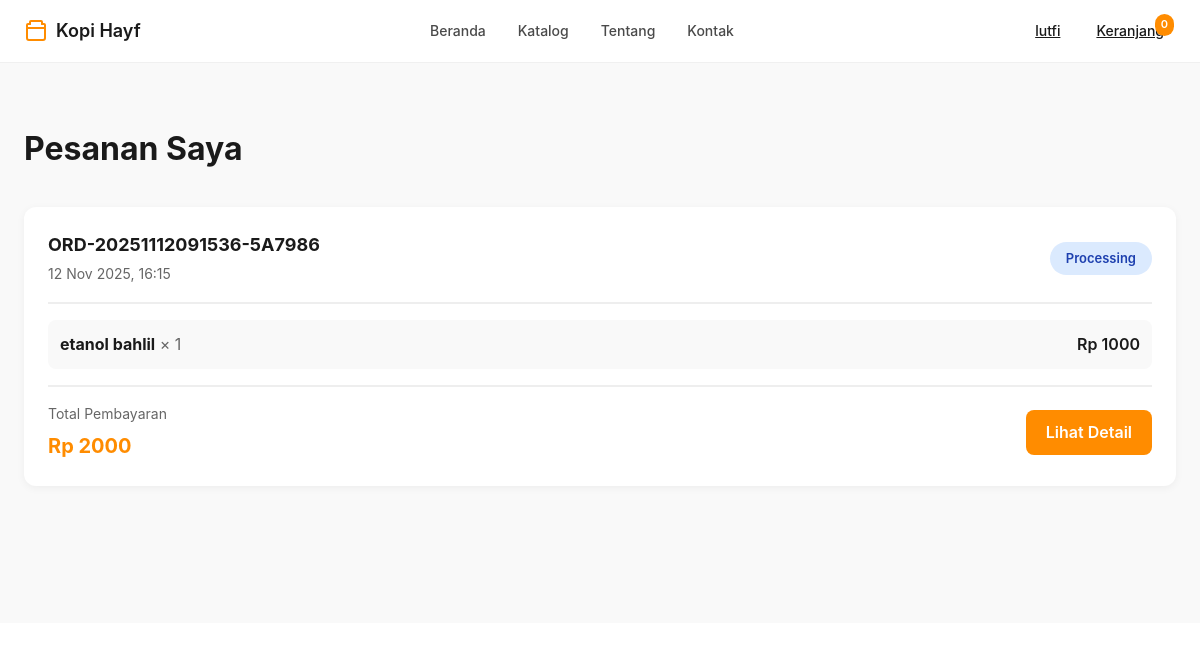
/orders/ (signed in), run on the app's committed database.
### dashboard/models.py (models this page shows, shortened)
class TimeStampedModel(models.Model):
    created_at = models.DateTimeField(auto_now_add=True)
    updated_at = models.DateTimeField(auto_now=True)
    class Meta:
        abstract = True

class Order(TimeStampedModel):
    STATUS_CHOICES = [
        ('pending', 'Pending'),
        ('processing', 'Processing'),
        ('shipped', 'Shipped'),
        ('delivered', 'Delivered'),
        ('cancelled', 'Cancelled'),
        ('refunded', 'Refunded'),
    ]
    PAYMENT_STATUS_CHOICES = [
        ('pending', 'Pending'),
        ('completed', 'Completed'),
        ('failed', 'Failed'),
        ('refunded', 'Refunded'),
    ]
    order_number = models.CharField(max_length=50, unique=True, editable=False, verbose_name='Nomor Order')
    customer = models.ForeignKey(Customer, on_delete=models.CASCADE, related_name='orders', verbose_name='Pelanggan')
    status = models.CharField(max_length=20, choices=STATUS_CHOICES, default='pending', verbose_name='Status Pesanan')
    payment_status = models.CharField(max_length=20, choices=PAYMENT_STATUS_CHOICES, default='pending', verbose_name='Status Pembayaran')
    payment_method = models.CharField(max_length=50, blank=True, verbose_name='Metode Pembayaran')
    shipping_address = models.TextField(verbose_name='Alamat Pengiriman')
    shipping_city = models.CharField(max_length=100, verbose_name='Kota')
    shipping_state = models.CharField(max_length=100, verbose_name='Provinsi')
    shipping_postal_code = models.CharField(max_length=20, verbose_name='Kode Pos')
    shipping_country = models.CharField(max_length=100, default='Indonesia', verbose_name='Negara')
    subtotal = models.DecimalField(max_digits=12, decimal_places=2, default=0, verbose_name='Subtotal')
    tax = models.DecimalField(max_digits=12, decimal_places=2, default=0, verbose_name='Pajak')
    shipping_cost = models.DecimalField(max_digits=12, decimal_places=2, default=0, verbose_name='Ongkos Kirim')
    discount = models.DecimalField(max_digits=12, decimal_places=2, default=0, verbose_name='Diskon')
    total = models.DecimalField(max_digits=12, decimal_places=2, default=0, verbose_name='Total')
    notes = models.TextField(blank=True, verbose_name='Catatan')
    tracking_number = models.CharField(max_length=100, blank=True, verbose_name='Nomor Resi')
    courier = models.CharField(max_length=50, blank=True, verbose_name='Kurir')
    shipped_at = models.DateTimeField(null=True, blank=True, verbose_name='Tanggal Dikirim')
    delivered_at = models.DateTimeField(null=True, blank=True, verbose_name='Tanggal Diterima')
    class Meta:
        ordering = ['-created_at']
        indexes = [
            models.Index(fields=['order_number']),
            models.Index(fields=['customer']),
            models.Index(fields=['status']),
            models.Index(fields=['payment_status']),
        ]
        verbose_name = 'Order'
        verbose_name_plural = 'Orders'

class OrderItem(models.Model):
    order = models.ForeignKey(Order, on_delete=models.CASCADE, related_name='items', verbose_name='Order')
    product = models.ForeignKey(Product, on_delete=models.SET_NULL, null=True, verbose_name='Produk')
    product_name = models.CharField(max_length=255, default='', blank=True, verbose_name='Nama Produk')  # Store name in case product is deleted
    quantity = models.IntegerField(validators=[MinValueValidator(1)], verbose_name='Jumlah')
    price = models.DecimalField(max_digits=10, decimal_places=2, verbose_name='Harga')
    total = models.DecimalField(max_digits=12, decimal_places=2, editable=False, verbose_name='Total')
    class Meta:
        unique_together = ('order', 'product')
        verbose_name = 'Order Item'
        verbose_name_plural = 'Order Items'

class Product(TimeStampedModel):
    STATUS_CHOICES = [
        ('active', 'Active'),
        ('inactive', 'Inactive'),
        ('discontinued', 'Discontinued'),
        ('out_of_stock', 'Out of Stock'),
    ]
    name = models.CharField(max_length=255, verbose_name='Nama Produk')
    slug = models.SlugField(unique=True, max_length=280)
    category = models.ForeignKey(Category, on_delete=models.CASCADE, related_name='products', verbose_name='Kategori')
    description = models.TextField(verbose_name='Deskripsi')
    short_description = models.CharField(max_length=200, blank=True, verbose_name='Deskripsi Singkat')
    price = models.DecimalField(max_digits=10, decimal_places=2, validators=[MinValueValidator(0)], verbose_name='Harga Jual')
    cost_price = models.DecimalField(max_digits=10, decimal_places=2, validators=[MinValueValidator(0)], default=0, verbose_name='Harga Modal')
    compare_price = models.DecimalField(max_digits=10, decimal_places=2, validators=[MinValueValidator(0)], null=True, blank=True, verbose_name='Harga Coret')
    stock = models.IntegerField(validators=[MinValueValidator(0)], default=0, verbose_name='Stok')
    sku = models.CharField(max_length=100, unique=True, blank=True, null=True, verbose_name='SKU')
    weight = models.DecimalField(max_digits=6, decimal_places=2, null=True, blank=True, verbose_name='Berat (gram)')
    image = models.ImageField(upload_to='products/', blank=True, null=True, verbose_name='Gambar Utama')
    status = models.CharField(max_length=20, choices=STATUS_CHOICES, default='active', verbose_name='Status')
    rating = models.FloatField(default=0, validators=[MinValueValidator(0), MaxValueValidator(5)], verbose_name='Rating')
    total_reviews = models.IntegerField(default=0, verbose_name='Total Review')
    is_featured = models.BooleanField(default=False, verbose_name='Produk Unggulan')
    is_new = models.BooleanField(default=False, verbose_name='Produk Baru')
    meta_title = models.CharField(max_length=200, blank=True, verbose_name='Meta Title')
    meta_description = models.TextField(blank=True, verbose_name='Meta Description')
    class Meta:
        ordering = ['-created_at']
        indexes = [
            models.Index(fields=['slug']),
            models.Index(fields=['category']),
            models.Index(fields=['status']),
            models.Index(fields=['-created_at']),
            models.Index(fields=['is_featured']),
        ]
        verbose_name = 'Product'
        verbose_name_plural = 'Products'

### dashboard/views.py (the view)
# urls.py: path('orders/', views.order_list, name='order-list'),
@login_required
def order_list(request):
    try:
        customer = get_object_or_404(Customer, user=request.user)
        orders = Order.objects.filter(customer=customer).prefetch_related('items__product').order_by('-created_at')
        paginator = Paginator(orders, 10)
        page = request.GET.get('page', 1)
        try:
            orders_page = paginator.page(page)
        except PageNotAnInteger:
            orders_page = paginator.page(1)
        except EmptyPage:
            orders_page = paginator.page(paginator.num_pages)
        context = {
            'orders': orders_page,
            'cart_count': get_cart_count(request),
        }
        return render(request, 'dashboard/order_list.html', context)
    except Exception as e:
        logger.error(f"Error in order_list: {str(e)}")
        messages.error(request, 'Terjadi kesalahan')
        return redirect('dashboard:index')

### dashboard/views.py (called while the page is built)
def get_cart_count(request):
    try:
        cart = request.session.get('cart', {})
        return len(cart)
    except Exception as e:
        logger.error(f"Error getting cart count: {str(e)}")
        return 0

### templates/dashboard/order_list.html (shortened to what this page needs)
{% load static %}
<!DOCTYPE html>
<html lang="id">
<head>
    <link rel="stylesheet" href="{% static 'dashboard/css/style.css' %}">
</head>
<body>
    <header class="header">
        <div class="container">
            <div class="nav-wrapper">
                <div class="logo">
                    <span>Kopi Hayf</span>
                </div>
                <nav class="nav">
                    <a href="{% url 'dashboard:index' %}">Beranda</a>
                    <a href="{% url 'dashboard:products' %}">Katalog</a>
                    <a href="{% url 'dashboard:about' %}">Tentang</a>
                    <a href="{% url 'dashboard:kontak' %}">Kontak</a>
                </nav>
                <div class="header-actions">
                    <a href="{% url 'dashboard:profile' %}" class="login-btn">
                        <span class="login-btn-text">{{ user.first_name|default:user.username }}</span>
                    </a>
                    <a href="{% url 'dashboard:view-cart' %}" class="cart-btn">
                        <span class="cart-btn-text">Keranjang</span>
                        <span class="cart-badge">{{ cart_count|default:0 }}</span>
                    </a>
                </div>
            </div>
        </div>
    </header>
    <section class="orders-page">
        <div class="orders-container">
            <h1 class="page-title">Pesanan Saya</h1>
            {% if orders %}
                {% for order in orders %}
                <div class="order-card">
                    <div class="order-header">
                        <div>
                            <div class="order-number">{{ order.order_number }}</div>
                            <div class="order-date">{{ order.created_at|date:"d M Y, H:i" }}</div>
                        </div>
                        <div class="order-status status-{{ order.status }}">
                            {{ order.get_status_display }}
                        </div>
                    </div>
                    <div class="order-items">
                        {% for item in order.items.all|slice:":3" %}
                        <div class="order-item-row">
                            <div>
                                <strong>{{ item.product.name }}</strong>
                                <span style="color: #666;"> × {{ item.quantity }}</span>
                            </div>
                            <div style="font-weight: 600;">
                                Rp {{ item.total|floatformat:0 }}
                            </div>
                        </div>
                        {% endfor %}
                    </div>
                    <div class="order-footer">
                        <div>
                            <div style="color: #666; font-size: 14px; margin-bottom: 4px;">Total Pembayaran</div>
                            <div class="order-total">Rp {{ order.total|floatformat:0 }}</div>
                        </div>
                        <a href="{% url 'dashboard:order-detail' pk=order.id %}" class="view-detail-btn">
                            Lihat Detail
                        </a>
                    </div>
                </div>
                {% endfor %}
            {% endif %}
        </div>
    </section>
</body>
</html>

### static/dashboard/css/style.css (style rules this page uses)
* { margin: 0; padding: 0; box-sizing: border-box; }
body { font-family: -apple-system, BlinkMacSystemFont, 'Segoe UI', 'Roboto', 'Oxygen', 'Ubuntu', 'Cantarell', sans-serif; line-height: 1.6; color: #1a1a1a; overflow-x: hidden; }
.container { max-width: 1200px; margin: 0 auto; padding: 0 24px; }
.header { background: #fff; border-bottom: 1px solid #f0f0f0; padding: 12px 0; position: sticky; top: 0; z-index: 1000; }
.header-actions { display: flex; align-items: center; gap: 12px; }
.login-btn { background: none; border: none; display: flex; align-items: center; gap: 8px; cursor: pointer; transition: all 0.3s; position: relative; padding: 8px 12px; border-radius: 8px; font-size: 14px; font-weight: 500; color: #1a1a1a; }
.login-btn-text { display: inline; }
.cart-btn { background: none; border: none; display: flex; align-items: center; gap: 8px; cursor: pointer; transition: all 0.3s; position: relative; padding: 8px 12px; border-radius: 8px; font-size: 14px; font-weight: 500; color: #1a1a1a; }
.cart-btn-text { display: inline; }
.nav-wrapper { display: flex; justify-content: space-between; align-items: center; }
.logo { display: flex; align-items: center; gap: 8px; font-size: 18px; font-weight: 600; color: #1a1a1a; }
.logo svg { color: #FF8C00; }
.nav { display: flex; gap: 32px; margin: 0 auto; }
.nav a { text-decoration: none; color: #4a4a4a; font-size: 14px; font-weight: 500; transition: color 0.3s; }
.cart-btn { position: relative; }
.cart-badge { position: absolute; top: 2px; right: 2px; background: #FF8C00; color: white; font-size: 11px; font-weight: 600; padding: 2px 6px; border-radius: 10px; min-width: 18px; text-align: center; }

### templates/dashboard/order_list.html (style rules this page uses)
.orders-page { padding: 60px 0; background: #f9f9f9; min-height: 70vh; }
.orders-container { max-width: 1200px; margin: 0 auto; padding: 0 24px; }
.page-title { font-size: 32px; font-weight: 700; margin-bottom: 32px; }
.order-card { background: white; padding: 24px; border-radius: 12px; box-shadow: 0 2px 8px rgba(0,0,0,0.05); margin-bottom: 16px; }
.order-header { display: flex; justify-content: space-between; align-items: center; padding-bottom: 16px; border-bottom: 2px solid #eee; margin-bottom: 16px; }
.order-number { font-size: 18px; font-weight: 700; color: #1a1a1a; }
.order-date { color: #666; font-size: 14px; margin-top: 4px; }
.order-status { padding: 6px 16px; border-radius: 20px; font-size: 13px; font-weight: 600; }
.status-processing { background: #DBEAFE; color: #1E40AF; }
.order-items { display: flex; flex-direction: column; gap: 12px; margin-bottom: 16px; }
.order-item-row { display: flex; justify-content: space-between; align-items: center; padding: 12px; background: #f9f9f9; border-radius: 8px; }
.order-footer { display: flex; justify-content: space-between; align-items: center; padding-top: 16px; border-top: 2px solid #eee; }
.order-total { font-size: 20px; font-weight: 700; color: #FF8C00; }
.view-detail-btn { padding: 10px 20px; background: #FF8C00; color: white; border: none; border-radius: 8px; font-weight: 600; cursor: pointer; text-decoration: none; transition: all 0.3s; }

### data on the page
Order: order_number "ORD-20251112091536-5A7986", created_at "12 Nov 2025, 16:15", status "Processing", total "2000"
OrderItem: product.name "etanol bahlil", quantity "1", total "1000"

### other printed values
{{ user.first_name|default:user.username }} "lutfi"
{{ cart_count|default:0 }} "0"
